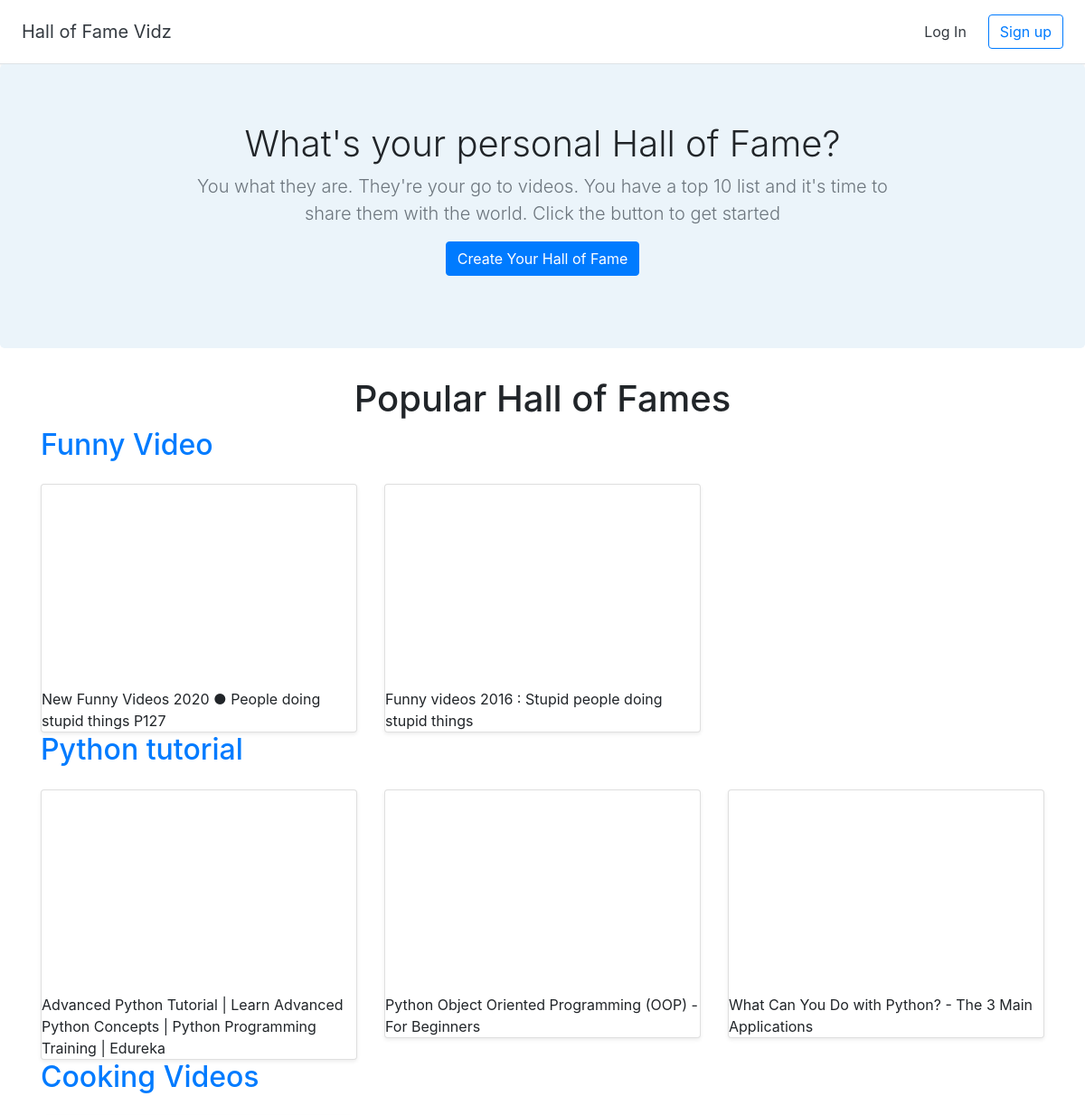
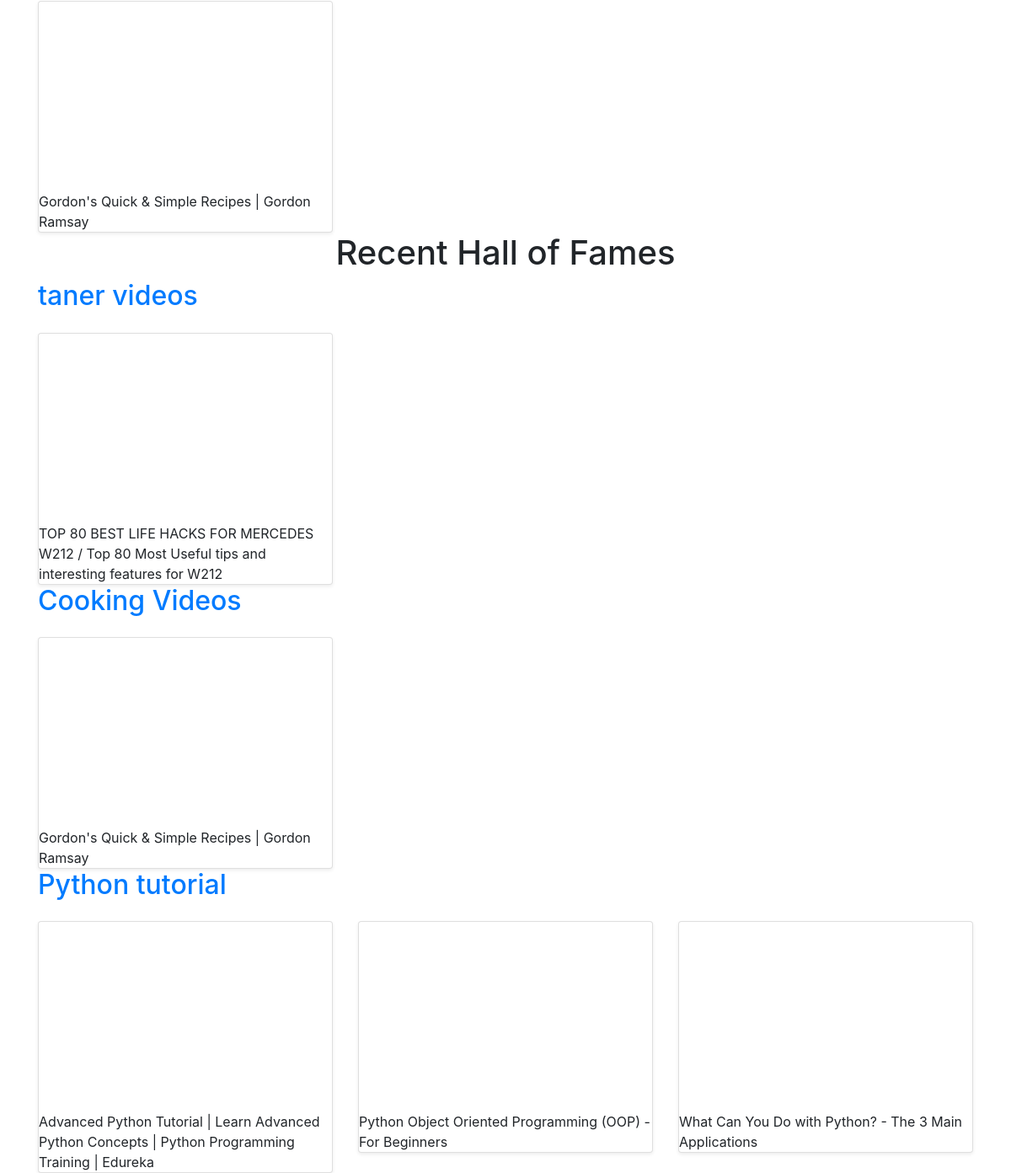
The page / on the database its author committed (2 pictures, top to bottom).
### halls/models.py (models this page shows, shortened)
class Hall(models.Model):
    title = models.CharField(max_length=255)
    user = models.ForeignKey(User, on_delete=models.CASCADE)

class Video(models.Model):
    title = models.CharField(max_length=255)
    url = models.URLField()
    youtube_id = models.CharField(max_length=255)
    hall = models.ForeignKey(Hall, on_delete=models.CASCADE)

### halls/views.py (the view)
# urls.py: 2. Add a URL to urlpatterns:  path('', views.home, name='home')
def home(request):
    recent_halls = Hall.objects.all().order_by('-id')[:3]
    popular_halls = [Hall.objects.get(pk=1), Hall.objects.get(pk=2), Hall.objects.get(pk=3)]
    return render(request, 'halls/home.html', {'recent_halls': recent_halls, 'popular_halls': popular_halls})

### halls/templates/halls/home.html
{% extends 'halls/base.html' %}
{% block content %}
<section class="jumbotron text-center">
    <div class="container">
        <h1 class="jumbotron-heading">What's your personal Hall of Fame?</h1>
        <p class="lead text-muted">
            You what they are. They're your go to videos. You have a top 10 list and it's
            time to share them with the world. Click the button  to get started
        </p>
        <p>
            <a href="{% url 'create_hall'%}" class="btn btn-primary">Create Your Hall of Fame</a>
        </p>
    </div>
</section>
<div class="container">
    <h1 class="text-center">Popular Hall of Fames</h1>
    {% for hall in popular_halls %}
    <h2><a href="{% url 'detail_hall' hall.id %}">{{hall.title}}</a></h2>
    <div class="row">
        {% for video in hall.video_set.all %}
            <div class="col-md-4 mt-3">
                <div class="card md-4 shadow-sm">
                    <iframe width="100%" height="225" src="https://www.youtube.com/embed/{{ video.youtube_id}}" frameborder="0" allow="accelerometer; autoplay; encrypted-media; gyroscope; picture-in-picture" allowfullscreen></iframe>
                    <div class=""card-body>
                        <p class="card-text">{{ video.title }}</p>
                    </div>
                </div>
            </div>
        {% endfor %}
    </div>
    {% endfor %}
    <h1 class="text-center">Recent Hall of Fames</h1>
    {% for hall in recent_halls %}
    <h2><a href="{% url 'detail_hall' hall.id %}">{{hall.title}}</a></h2>
    <div class="row">
        {% for video in hall.video_set.all %}
            <div class="col-md-4 mt-3">
                <div class="card md-4 shadow-sm">
                    <iframe width="100%" height="225" src="https://www.youtube.com/embed/{{ video.youtube_id}}" frameborder="0" allow="accelerometer; autoplay; encrypted-media; gyroscope; picture-in-picture" allowfullscreen></iframe>
                    <div class=""card-body>
                        <p class="card-text">{{ video.title }}</p>
                    </div>
                </div>
            </div>
        {% endfor %}
    </div>
    {% endfor %}
</div>
{% endblock %}

### halls/static/custom.css (style rules this page uses)
.jumbotron { background-color: #EBF4FA; }
.jumbotron-heading { font-weight: 300; }
.jumbotron .container { max-width: 51rem; }

### rows shown on the page
Hall: title "Funny Video"
Video: title "New Funny Videos 2020 ● People doing stupid things P127"
Video: title "Funny videos 2016 : Stupid people doing stupid things"
Hall: title "Python tutorial"
Video: title "Advanced Python Tutorial | Learn Advanced Python Concepts | Python Programming Training | Edureka"
Video: title "Python Object Oriented Programming (OOP) - For Beginners"
Video: title "What Can You Do with Python? - The 3 Main Applications"
Hall: title "Cooking Videos"
Video: title "Gordon's Quick & Simple Recipes | Gordon Ramsay"
Hall: title "taner videos"
Video: title "TOP 80 BEST LIFE HACKS FOR MERCEDES W212 / Top 80 Most Useful tips and interesting features for W212"
